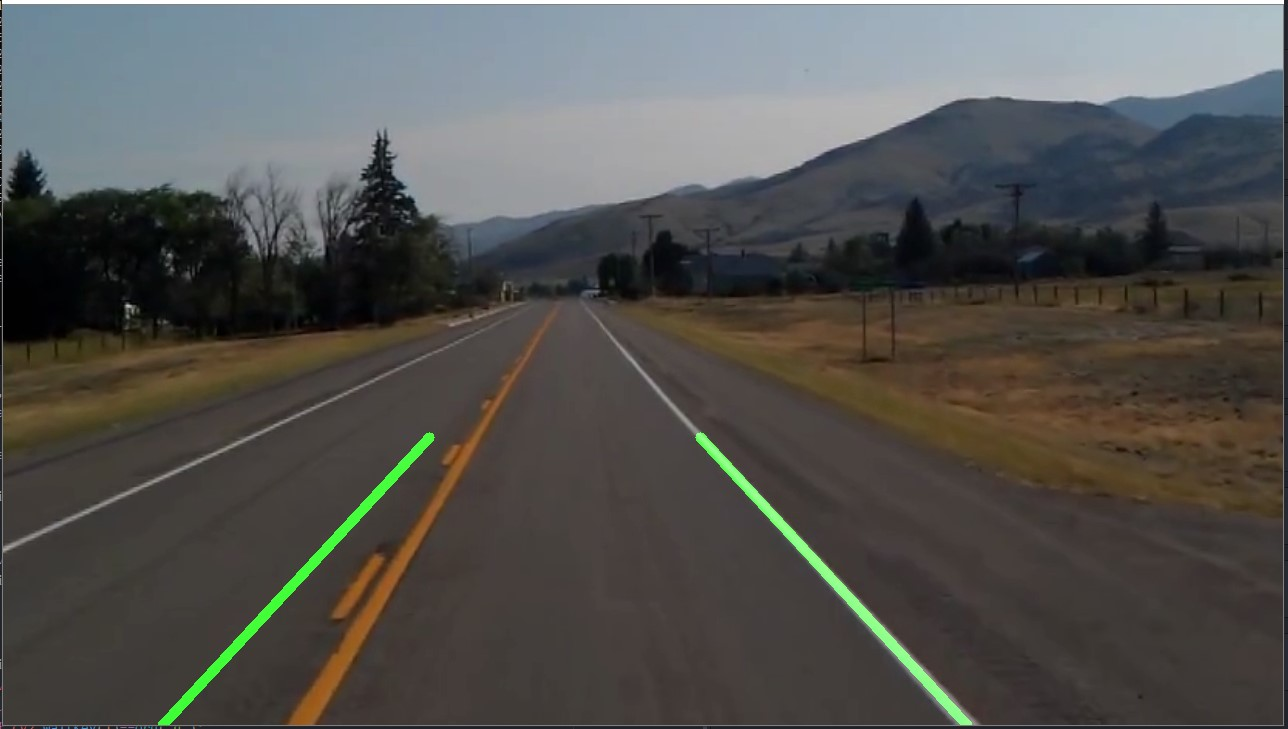
#> input picture Lane detection OpenCV/img/lane1.jpg, 1288 x 729 px, given in place of the camera
$ python lane.py
#> lines starting #> are read from the running program, lines starting #| are printed output that depends on the picture; after the words box and inside, x2 and y2 are one past the last pixel; in counts of white or black regions, pixels touching at a corner belong together
import cv2
import numpy as np
import matplotlib.pyplot as plt

image=cv2.imread('test.jpg')
lane=np.copy(image)

def canny_image(image):                                         #function to get canny output
    grey=cv2.cvtColor(image,cv2.COLOR_RGB2GRAY)
    blur=cv2.GaussianBlur(grey,(5,5),0)
    canny=cv2.Canny(grey,0,30)
    return canny

def roi(image):                                                 #Defination of region of interest
    height=image.shape[0]
    triangles=np.array([[(0,height),(1100,height),(520,0)]])
    mask=np.zeros_like(image)
    cv2.fillPoly(mask,triangles,255)
    masked_image=cv2.bitwise_and(image,mask)
    return masked_image

def display_lines(images,lines):                               #function to display detected line
    line_image=np.zeros_like(images)
    if lines is not None:

        for line in lines:
            x1,y1,x2,y2=line.reshape(4)
            cv2.line(line_image,(x1,y1),(x2,y2),(0,255,0),10)
    return line_image

def make_cordinate(image,line_parameters):                   #get coordinates of line
    slope,intercept=line_parameters
    y1=image.shape[0]
    y2=int(y1*(3/5))
    x1=int((y1-intercept)/slope)
    x2=int((y2-intercept)/slope)
    return np.array([x1,y1,x2,y2])


def average_slope_intercept(image,lines):                      #Make a average line from many lines
    left_fit=[]
    right_fit=[]
    for line in lines:
        x1,y1,x2,y2=line.reshape(4)
        parameters=np.polyfit((x1,x2),(y1,y2),1)
        slope=parameters[0]
        intercept=parameters[1]
        if slope<0:
            left_fit.append((slope,intercept))
        else:
            right_fit.append((slope,intercept))
    average_left=np.average(left_fit,axis=0)
    average_right=np.average(right_fit,axis=0)
    left_line=make_cordinate(image,average_left)
    right_line=make_cordinate(image,average_right)
    return np.array([left_line,right_line])


cap=cv2.VideoCapture(0)   #enter source of video
while (cap.isOpened()):
    _,frame=cap.read()
#> frame is the input picture: shape (729, 1288, 3); mean B, G, R 79.8, 82.8, 83.3
    canny=canny_image(frame)
#> in canny_image, `canny=cv2.Canny(grey,0,30)`:
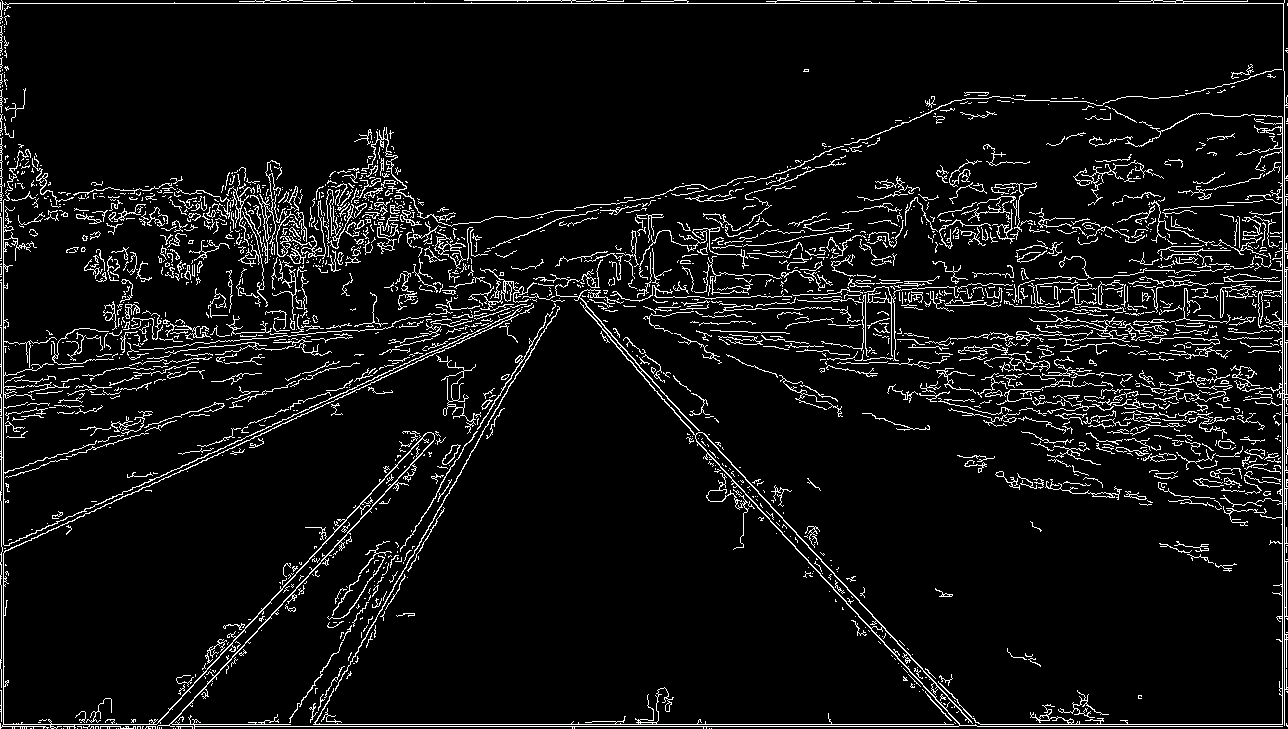
#> canny: shape (729, 1288); 6.8% white in thin lines or dots

    ceopped_image=roi(canny)
#> in roi, `cv2.fillPoly(mask,triangles,255)`:
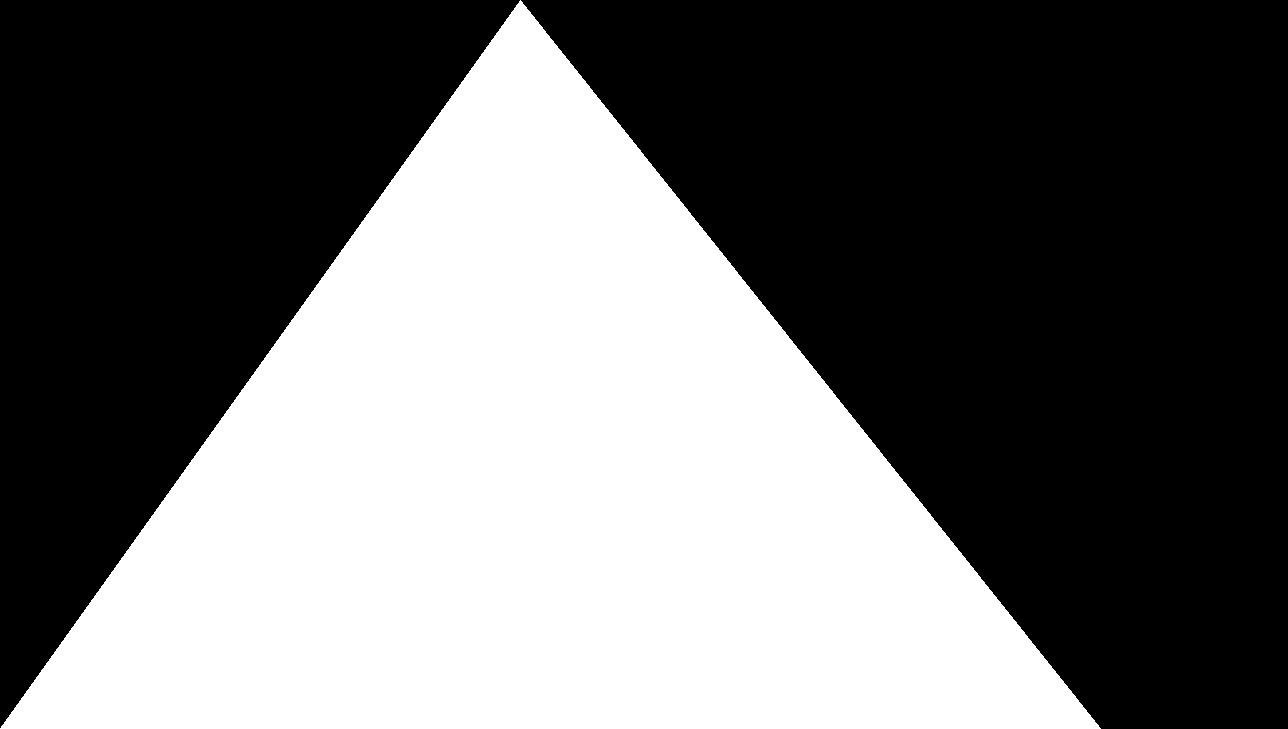
#> mask: shape (729, 1288); 42.8% white; 1 white region, box (x1, y1, x2, y2) and area: (0, 0, 1101, 729) 401677
#> in roi, `masked_image=cv2.bitwise_and(image,mask)`:
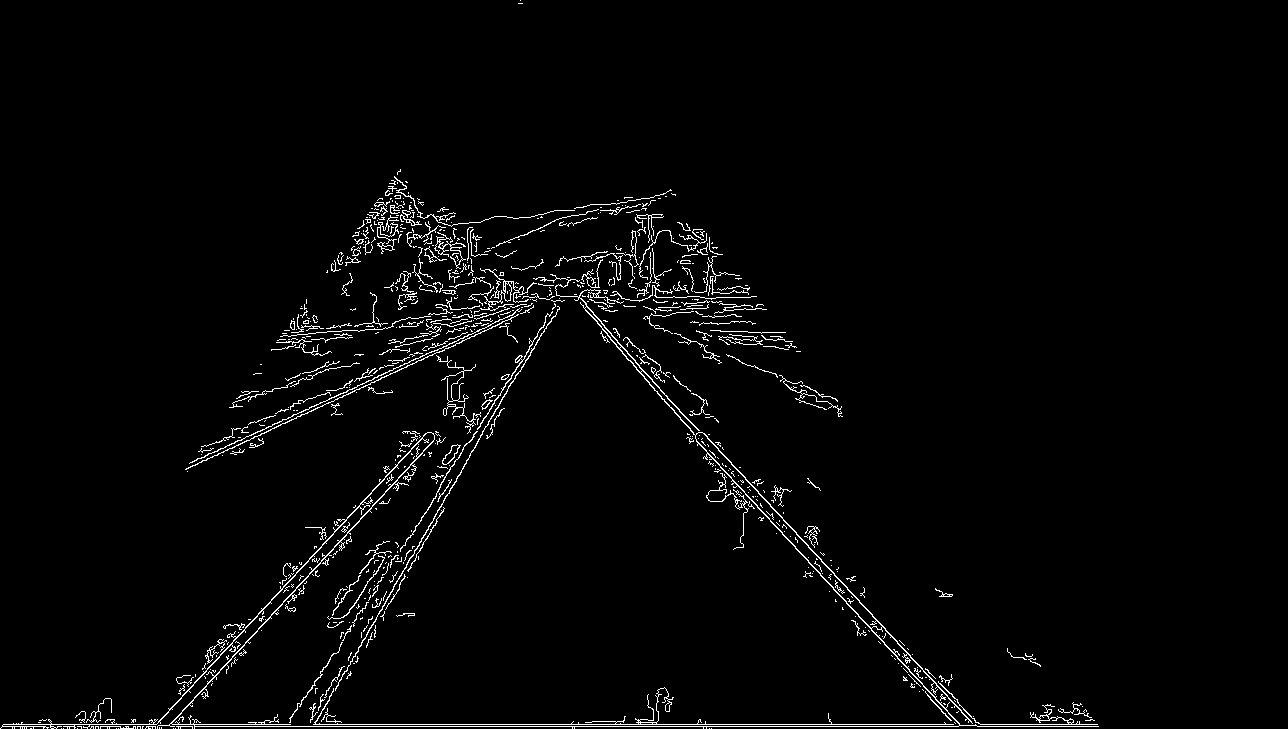
#> masked_image: shape (729, 1288); 2.3% white in thin lines or dots, all inside (x1, y1, x2, y2) = (0, 0, 1099, 729)

    line=cv2.HoughLinesP(ceopped_image,2,np.pi/180,50,np.array([]),minLineLength=100,maxLineGap=5) #the second and third argument of this function helps to contribute the size of 2D grid that is used
#> line = 14 rows, first 6: [2, 726, 157, 726], [313, 724, 959, 724], [808, 562, 960, 725], [702, 432, 897, 641], [313, 726, 517, 373], [185, 469, 436, 352]
                                                                                                   #second argument is rho(or number of rows) and the third argument is thetha(or number of coloumns)
                                                                                                   #here, we have 2,1 matrix, 2rows and 1 coloumn(1 radian)
    averaged_lines=average_slope_intercept(frame,line)
#> the loop in average_slope_intercept, `for line in lines:` made 14 passes
#> (x1, y1, x2, y2, slope, intercept) on passes 1 to 12: (2, 726, 157, 726, -7.2e-16, 726), (313, 724, 959, 724, 2.64e-17, 724), (808, 562, 960, 725, 1.07, -304.5), (702, 432, 897, 641, 1.07, -320.4), (313, 726, 517, 373, -1.73, 1267.6), (185, 469, 436, 352, -0.466, 555.2), (271, 614, 434, 439, -1.07, 905), (189, 463, 340, 393, -0.464, 550.6), (152, 728, 428, 432, -1.07, 891), (586, 306, 699, 432, 1.12, -347.4), (597, 323, 695, 436, 1.15, -365.4), (382, 616, 444, 508, -1.74, 1281.4)
#> after the loop in average_slope_intercept, `for line in lines:`: left_fit = [(-7.2e-16, 726), (-1.73, 1267.6), (-0.466, 555.2), (-1.07, 905), (-0.464, 550.6), (-1.07, 891), (-1.74, 1281.4), (-6.75e-17, 726)]; right_fit = [(2.64e-17, 724), (1.07, -304.5), (1.07, -320.4), (1.12, -347.4), (1.15, -365.4), (1.14, -359)]
#> in average_slope_intercept, `average_left=np.average(left_fit,axis=0)`: average_left = [-0.819, 862.9]
#> in average_slope_intercept, `average_right=np.average(right_fit,axis=0)`: average_right = [0.926, -162.1]
#> in make_cordinate, `slope,intercept=line_parameters`: slope = -0.819; intercept = 862.9
#> in make_cordinate, `x1=int((y1-intercept)/slope)`: x1 = 163
#> in make_cordinate, `x2=int((y2-intercept)/slope)`: x2 = 520
#> in average_slope_intercept, `left_line=make_cordinate(image,average_left)`: left_line = [163, 729, 520, 437]
#> in average_slope_intercept, `right_line=make_cordinate(image,average_right)`: right_line = [962, 729, 647, 437]
#> averaged_lines = [[163, 729, 520, 437], [962, 729, 647, 437]]
    line_image=display_lines(frame,averaged_lines)
#> the loop in display_lines, `for line in lines:` made 2 passes
    final=cv2.addWeighted(frame, 0.8, line_image, 1, 1)
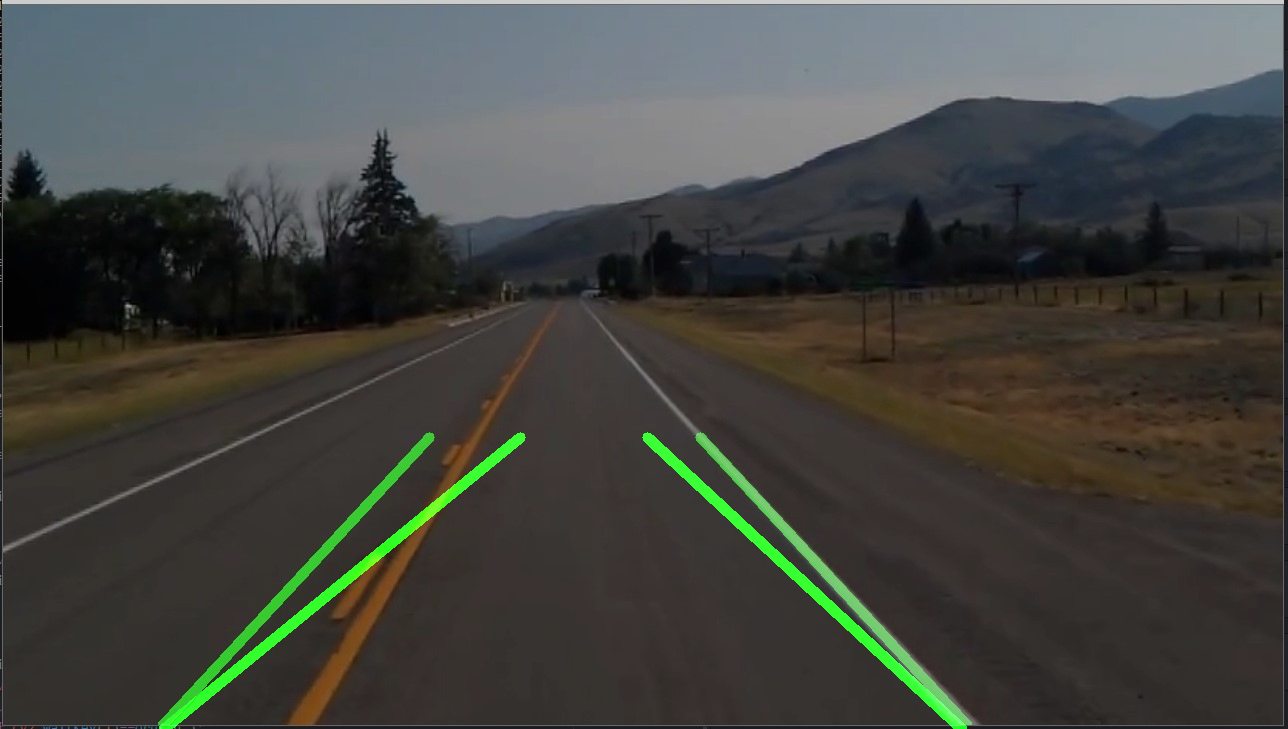
#> final: shape (729, 1288, 3); mean B, G, R 64.8, 69.3, 67.6
    cv2.imshow("result",final)
#> (the run stopped early here; a loop or call above may not have finished)
